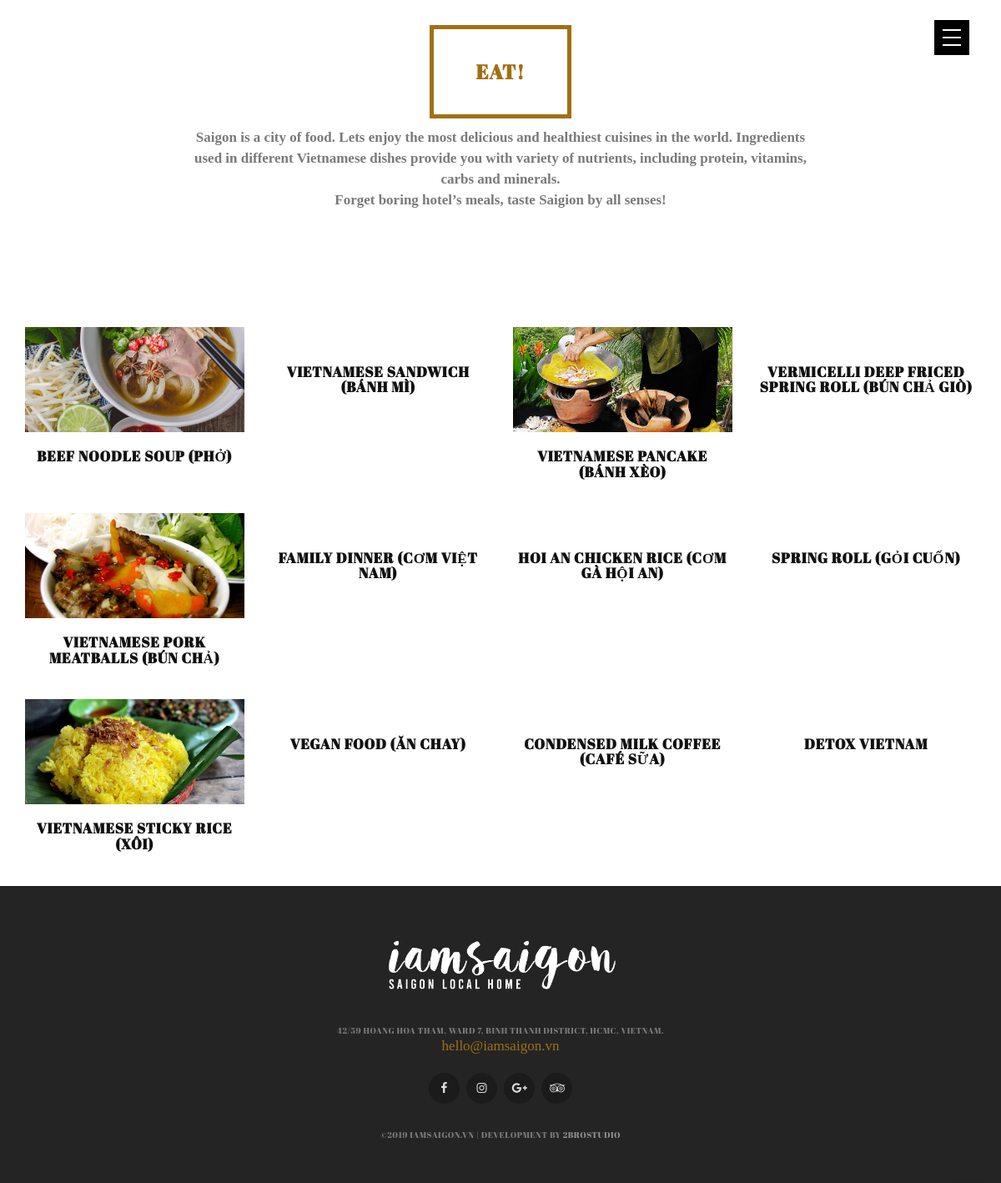
The app's page /index.php/eat with its own data.
### tables this page shows
CREATE TABLE `news` (
  `id` int(11) unsigned NOT NULL AUTO_INCREMENT,
  `category_id` int(11) DEFAULT NULL,
  `img` varchar(500) DEFAULT NULL,
  `slug` varchar(500) DEFAULT NULL,
  `title` varchar(500) DEFAULT NULL,
  `content` longtext DEFAULT NULL,
  `date_created` datetime DEFAULT current_timestamp() ON UPDATE current_timestamp(),
  PRIMARY KEY (`id`)
);

### application/controllers/Eat.php (called while the page is built, shortened)
<?php
class Eat extends CI_Controller
{
    public function __construct()
    {
        $this->load->model('news_model');
        $this->load->library('loaddata');
    }
    public function index()
    {
        $data['items'] = $this->loaddata->view_all($this->news_model);
        $data['active_tab'] = 'Eat';
        $this->load->view('Eat', $data);
    }
}

### index.php (called while the page is built, shortened)
<?php
require_once BASEPATH.'core/CodeIgniter.php';

### application/models/News_model.php (called while the page is built, shortened)
<?php
class News_model extends CI_Model
{
    public function show_all_data()
    {
        $this->db->select('
            news.slug,
            news.title,
            news.content,
            news.date_created,
            category.name as category_name,
            news.img');
        $this->db->from('news');
        $this->db->join('category', 'category.id = news.category_id', 'inner');
        $query = $this->db->get();
        if ($query->num_rows() > 0) {
            return $query->result();
        }
        else {
            return false;
        }
    }
}

### application/libraries/Loaddata.php (called while the page is built, shortened)
<?php
class Loaddata
{
    public function view_all($model)
    {
        $result = $model->show_all_data();
        if ($result != false) {
            return $result;
        }
        else {
            return 'Empty';
        }
    }
}

### application/views/eat.php (the view)
<?php $this->load->view('template/header') ?>
<section class="section-wrap style-2" id="intro">
	<div class="container">
		<div class="row">
			<div class="col-sm-8 col-sm-offset-2 text-center wow zoomInDown" data-wow-duration="1.2s"
				 data-wow-delay="0s"
				 style="visibility: visible;">
				<h2 class="intro-heading-invert heading-frame-invert">Eat!</h2>
				<p>
					Saigon is a city of food. Lets enjoy the most delicious and healthiest cuisines in the world.
					Ingredients used in different Vietnamese dishes provide you with variety of nutrients, including
					protein, vitamins, carbs and minerals.
					<br/>
					Forget boring hotel’s meals, taste Saigion by all senses!
				</p>
			</div>
		</div>
	</div>
</section>
<section class="mt-lrg-100">
	<div class="container">
		<div class="row">
			<div class="works-grid titles wow fadeIn" data-wow-duration="2s" data-wow-delay="1s">
				<?php
				if (isset($items) && ($items != 'Empty')) {
					foreach ($items as $item) {
						?>
						<div class="col-xs-3 work-item <?php echo $item->slug; ?>">
							<div class="work-container">
								<div class="work-img">
									<a href="<?php echo base_url() . 'eat/post/' . $item->slug; ?>">
										<img src="<?php echo base_url() . 'assets/img/' . $item->img; ?>" alt="">
									</a>
								</div>
								<div class="work-description">
									<h3>
										<a href="<?php echo base_url() . 'eat/post/' . $item->slug; ?>"><?php echo $item->title; ?></a>
									</h3>
								</div>
							</div>
						</div>
						<?php
					}
				}
				?>
			</div>
		</div>
	</div>
</section>
<?php $this->load->view('template/footer') ?>

### application/views/template/header.php (shortened to what this page needs)
<!DOCTYPE html>
<html lang="en">
<head>
	<link rel="stylesheet" href="<?php echo base_url() ?>assets/css/bootstrap.min.css"/>
	<link rel="stylesheet" href="<?php echo base_url() ?>assets/css/magnific-popup.css"/>
	<link rel="stylesheet" href="<?php echo base_url() ?>assets/css/font-icons.css"/>
	<link rel="stylesheet" href="<?php echo base_url() ?>assets/revolution/css/settings.css"/>
	<link rel="stylesheet" href="<?php echo base_url() ?>assets/css/rev-slider.css"/>
	<link rel="stylesheet" href="<?php echo base_url() ?>assets/css/sliders.css">
	<link rel="stylesheet" href="<?php echo base_url() ?>assets/css/style.css"/>
	<link rel="stylesheet" href="<?php echo base_url() ?>assets/css/responsive.css"/>
	<link rel="stylesheet" href="<?php echo base_url() ?>assets/css/spacings.css"/>
	<link rel="stylesheet" href="<?php echo base_url() ?>assets/css/animate.css"/>
	<link rel="stylesheet" href="<?php echo base_url() ?>assets/css/color.css"/>
</head>
<body data-spy="scroll" data-offset="61" data-target=".navbar-fixed-top">
<header class="s-header">
	<a class="header-menu-toggle opaque" href="#0">
		<span class="header-menu-icon"></span>
	</a>
</header>
<div class="main-wrapper-onepage main oh">

### application/views/template/footer.php (shortened to what this page needs)
<footer class="footer minimal bg-dark">
	<div class="container">
		<div class="row">
			<div class="col-md-12">
				<div class="footer-logo local-scroll mb-10 wow zoomIn" data-wow-duration="1s" data-wow-delay="1s">
					<h2>
						<a href="#home" class="color-white"><img
								src="<?php echo base_url() ?>assets/img/iamsaigon-white-logo.png"
								alt="Homepage" style="width: 300px;"></a>
					</h2>
				</div>
				<div class="mb-20">
				<span class="copyright text-center wow zoomIn" data-wow-duration="1s" data-wow-delay="1s">
             	42/59 Hoang Hoa Tham, Ward 7, Binh Thanh District, HCMc, Vietnam.
            		</span>
					<a href="mailto:hello@iamsaigon.vn" class="wow zoomIn" data-wow-duration="1s" data-wow-delay="1s">hello@iamsaigon.vn</a>
				</div>
				<div class="socials footer-socials">
					<a href="https://www.facebook.com/iamsaigon.vn/" class="wow zoomIn" data-wow-duration="1s"
					   data-wow-delay="0.5s"><i class="fa fa-facebook"></i></a>
					<a href="https://www.instagram.com/iamsaigon.vn/" class="wow zoomIn" data-wow-duration="1s"
					   data-wow-delay="0.7s"><i class="fa fa-instagram"></i></a>
					<a href="https://goo.gl/maps/C2M3yFfQYsZ29oYa6" class="wow zoomIn" data-wow-duration="1s"
					   data-wow-delay="0.9s"><i class="fa fa-google-plus"></i></a>
					<a href="https://www.tripadvisor.com/Hotel_Review-g293925-d12955537-Reviews-Iamsaigon-Ho_Chi_Minh_City.html" class="wow zoomIn" data-wow-duration="1s"
					   data-wow-delay="1.2s"><i class="fa fa-tripadvisor"></i></a>
				</div>
				<span class="copyright text-center wow zoomIn" data-wow-duration="1s" data-wow-delay="1.5s">
              ©2019 iamsaigon.vn  |  Development by <a href="http://2brostudio.com/">2Brostudio</a>
            </span>
			</div>
		</div>
	</div>
</footer>
</div>
</body>
</html>

### assets/css/spacings.css (style rules this page uses)
.mb-10 { margin-bottom: 10px; }
.mb-20 { margin-bottom: 20px; }
@media only screen and (max-width:1200px) { .mt-lrg-100 { margin-top: 100px; } }

### assets/css/color.css (style rules this page uses)
a, .dropdown-menu > li > a:focus, .dropdown-menu > li > a:hover, .overlay-menu ul li.active > a, .overlay-menu ul li a:hover, .icon-effect-1 .hi-icon, .contact-icon i, .owl-prev:hover i, .owl-next:hover i, .works-grid.titles .work-description a:hover, #owl-related-works .work-description a:hover, .portfolio-description ul > li a:hover { color: #a17015; }

### records on screen
news: img (picture), title "BEEF NOODLE SOUP (PHỞ)"
news: title "VIETNAMESE SANDWICH (BÁNH MÌ)"
news: img (picture), title "VIETNAMESE PANCAKE (BÁNH XÈO)"
news: title "VERMICELLI DEEP FRICED SPRING ROLL (BÚN CHẢ GIÒ)"
news: img (picture), title "VIETNAMESE PORK MEATBALLS (BÚN CHẢ)"
news: title "FAMILY DINNER (CƠM VIỆT NAM)"
news: title "HOI AN CHICKEN RICE (CƠM GÀ HỘI AN)"
news: title "SPRING ROLL (GỎI CUỐN)"
news: img (picture), title "VIETNAMESE STICKY RICE (XÔI)"
news: title "VEGAN FOOD (ĂN CHAY)"
news: title "CONDENSED MILK COFFEE (CAFÉ SỮA)"
news: title "DETOX VIETNAM"
